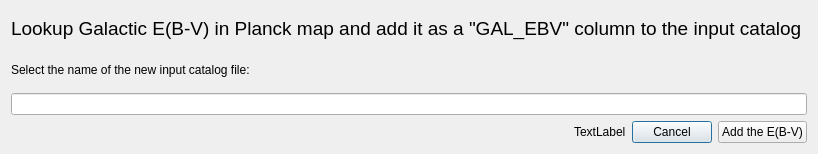
<?xml version="1.0" encoding="UTF-8"?>
<ui version="4.0">
 <class>Euclid::PhzQtUI::DialogAddGalEbv</class>
 <widget class="QDialog" name="Euclid::PhzQtUI::DialogAddGalEbv">
  <property name="geometry">
   <rect>
    <x>0</x>
    <y>0</y>
    <width>796</width>
    <height>154</height>
   </rect>
  </property>
  <property name="windowTitle">
   <string>Add Galactic E(B-V) to the catalog</string>
  </property>
  <layout class="QVBoxLayout" name="verticalLayout">
   <item>
    <widget class="QLabel" name="label_13">
     <property name="font">
      <font>
       <pointsize>14</pointsize>
      </font>
     </property>
     <property name="text">
      <string>Lookup Galactic E(B-V) in Planck map and add it as a &quot;GAL_EBV&quot; column to the input catalog </string>
     </property>
    </widget>
   </item>
   <item>
    <widget class="QLabel" name="label">
     <property name="text">
      <string>Select the name of the new input catalog file:</string>
     </property>
    </widget>
   </item>
   <item>
    <widget class="QLineEdit" name="txt_name"/>
   </item>
   <item>
    <layout class="QHBoxLayout" name="horizontalLayout">
     <item>
      <spacer name="horizontalSpacer_2">
       <property name="orientation">
        <enum>Qt::Horizontal</enum>
       </property>
       <property name="sizeHint" stdset="0">
        <size>
         <width>40</width>
         <height>20</height>
        </size>
       </property>
      </spacer>
     </item>
     <item>
      <widget class="QLabel" name="label_process">
       <property name="text">
        <string>TextLabel</string>
       </property>
      </widget>
     </item>
     <item>
      <widget class="QPushButton" name="btn_cancel">
       <property name="text">
        <string>Cancel</string>
       </property>
      </widget>
     </item>
     <item>
      <widget class="QPushButton" name="btn_create">
       <property name="text">
        <string>Add the E(B-V)</string>
       </property>
      </widget>
     </item>
    </layout>
   </item>
  </layout>
 </widget>
 <resources/>
 <connections/>
</ui>
